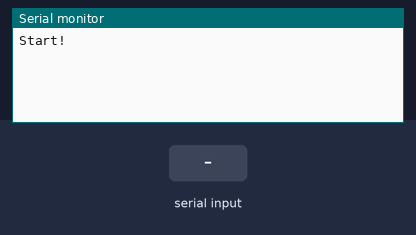
The sketch below on a simulated Arduino Uno, built with avr-gcc and run on an emulated ATmega328P. Parts: the last lines printed to the serial monitor. The inputs (shaded band) are chosen by the test bench.

Above: at 1.2 s.
1.3 s: "1" received over the second serial link
At 2.5 s:
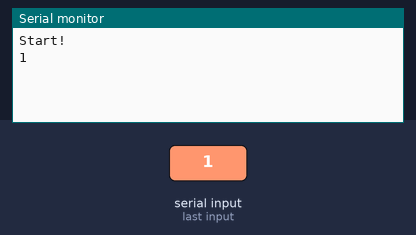
2.8 s: "0" received over the second serial link
At 3.6 s:
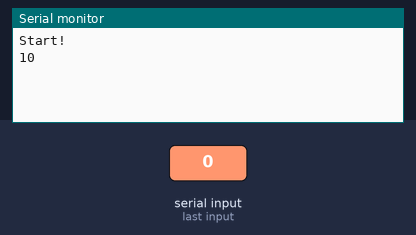

The sketch:

gsm.ino
```cpp
#include <SoftwareSerial.h>
SoftwareSerial SIM800(8, 9);        // 8 - RX Arduino (TX SIM800L), 9 - TX Arduino (RX SIM800L)
void setup() {
  Serial.begin(9600);               // Скорость обмена данными с компьютером
  SIM800.begin(9600);
  Serial.println("Start!");           // Скорость обмена данными с модемом
}

void loop() {
  if (SIM800.available())           // Ожидаем прихода данных (ответа) от модема...
    Serial.write(SIM800.read());    // ...и выводим их в Serial
  if (Serial.available())           // Ожидаем команды по Serial...
    SIM800.write(Serial.read());    // ...и отправляем полученную команду модему
}
```

Measured:
- after the input at 1.3 s, the serial monitor: prints a new line at once (image 1)
- after the input at 2.8 s, the serial monitor: prints a new line at once (image 2)
